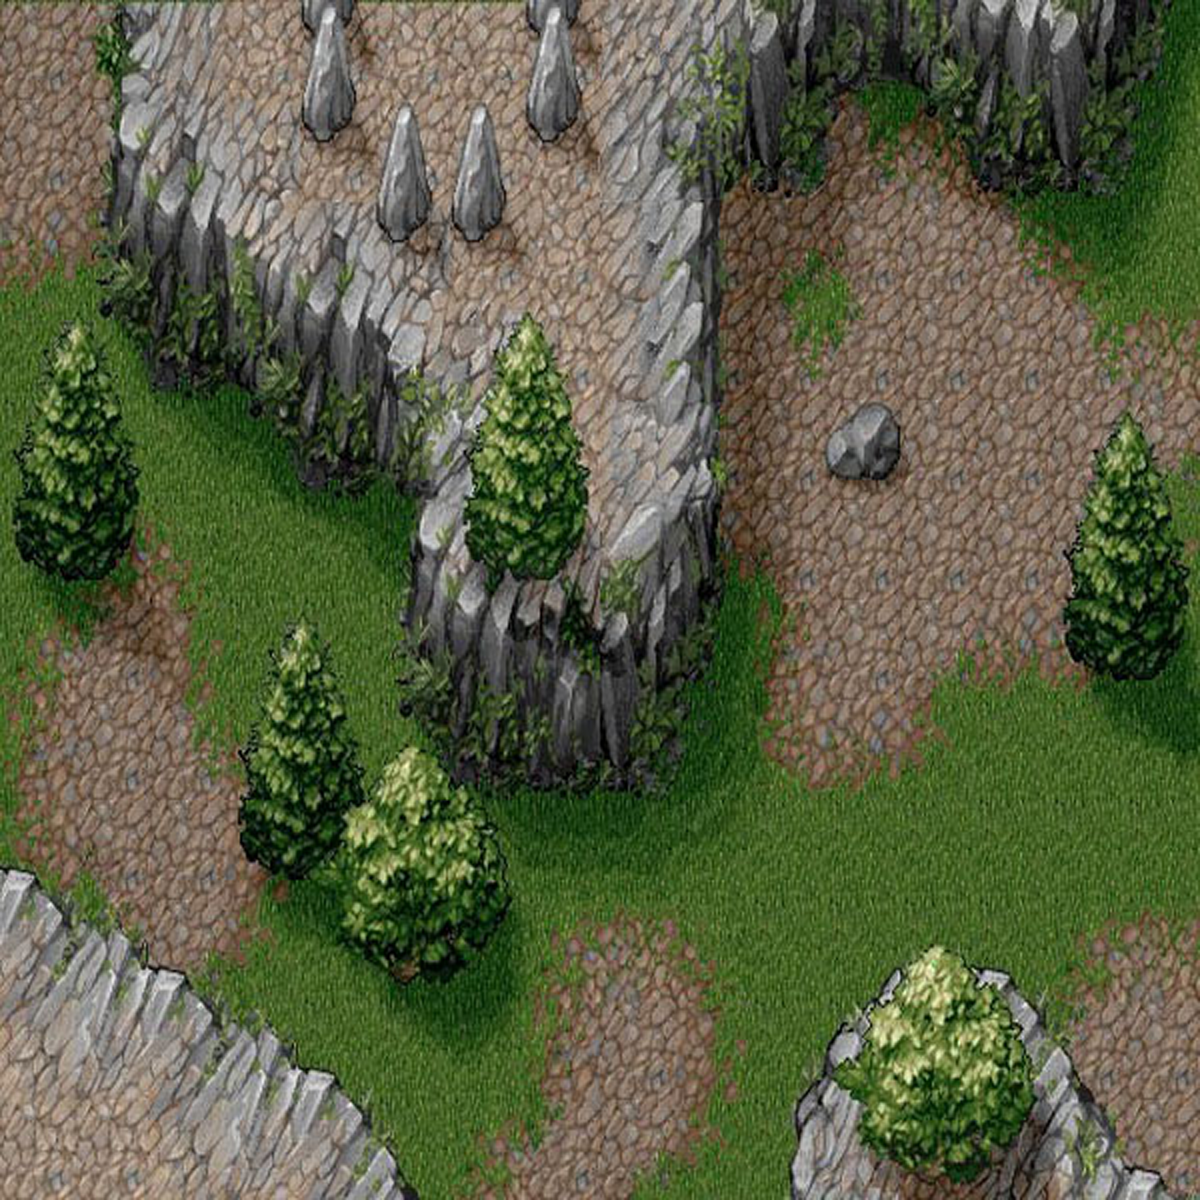

This is a level from a 2D game, rendered from its Tiled map with the project's own tilesets. A one-line summary and the map file follow, with tile-layer data summarised:
An orthogonal 30x30 tile map with 40x40 px tiles, 2 tile layers (Meta, Background), 2 tilesets and 1 object (spawn_point).

<map version="1.0" orientation="orthogonal" width="30" height="30" tilewidth="40" tileheight="40">
 <tileset firstgid="1" name="meta" tilewidth="40" tileheight="40">
  <image source="meta.png" trans="ff00ff" width="80" height="40" />
  <tile id="0">
   <properties>
    <property name="no_go" value="True" />
    <property name="yes_go" value="False" />
   </properties>
  </tile>
  <tile id="1">
   <properties>
    <property name="no_go" value="False" />
    <property name="yes_go" value="True" />
   </properties>
  </tile>
 </tileset>
 <tileset firstgid="3" name="map" tilewidth="40" tileheight="40">
  <image source="map.png" trans="ff00ff" width="1200" height="1200" />
 </tileset>
 <layer name="Meta" width="30" height="30">
  <data>[900 cells, 308 non-empty, 1 distinct tile ids]</data>
 </layer>
 <layer name="Background" width="30" height="30">
  <data>[900 cells, 900 non-empty, 900 distinct tile ids]</data>
 </layer>
 <objectgroup name="Objects" width="30" height="30">
  <object name="spawn_point" x="176" y="818" />
 </objectgroup>
</map>